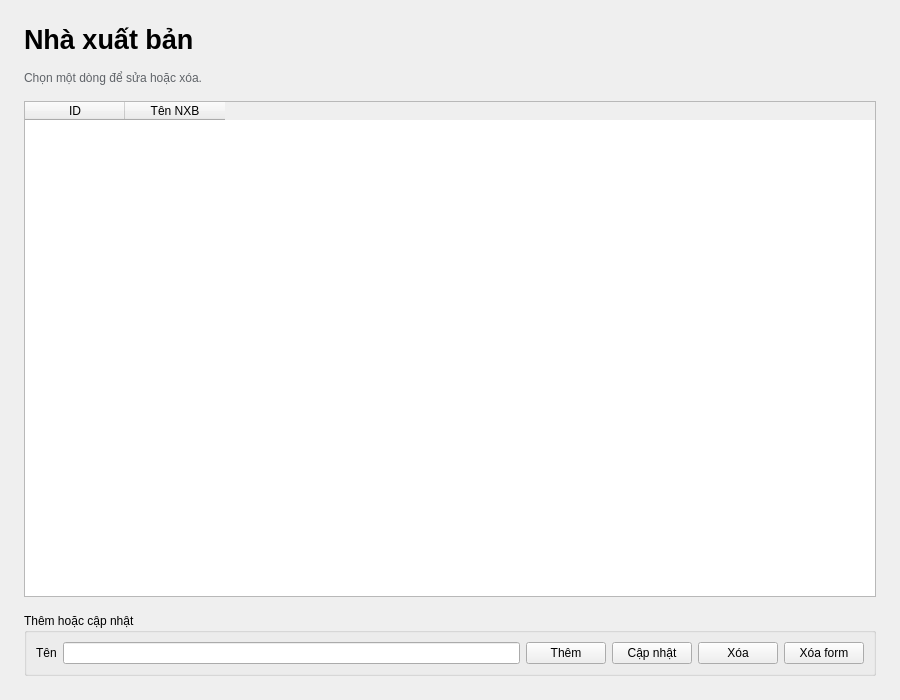
<?xml version="1.0" encoding="UTF-8"?>
<ui version="4.0">
 <class>ScreenPublishers</class>
 <widget class="QWidget" name="ScreenPublishers">
  <property name="geometry">
   <rect>
    <x>0</x>
    <y>0</y>
    <width>900</width>
    <height>700</height>
   </rect>
  </property>
  <layout class="QVBoxLayout" name="verticalLayout_root">
   <property name="spacing">
    <number>16</number>
   </property>
   <property name="leftMargin">
    <number>24</number>
   </property>
   <property name="topMargin">
    <number>24</number>
   </property>
   <property name="rightMargin">
    <number>24</number>
   </property>
   <property name="bottomMargin">
    <number>24</number>
   </property>
   <item>
    <widget class="QLabel" name="label_page_title">
     <property name="font">
      <font>
       <pointsize>20</pointsize>
       <bold>true</bold>
      </font>
     </property>
     <property name="text">
      <string>Nhà xuất bản</string>
     </property>
    </widget>
   </item>
   <item>
    <widget class="QLabel" name="label_page_hint">
     <property name="styleSheet">
      <string notr="true">color: #5f6368;</string>
     </property>
     <property name="text">
      <string>Chọn một dòng để sửa hoặc xóa.</string>
     </property>
    </widget>
   </item>
   <item>
    <widget class="QTableWidget" name="table_publishers">
     <property name="columnCount">
      <number>2</number>
     </property>
     <property name="rowCount">
      <number>0</number>
     </property>
     <property name="selectionBehavior">
      <enum>QAbstractItemView::SelectRows</enum>
     </property>
     <property name="alternatingRowColors">
      <bool>true</bool>
     </property>
     <column>
      <property name="text">
       <string>ID</string>
      </property>
     </column>
     <column>
      <property name="text">
       <string>Tên NXB</string>
      </property>
     </column>
    </widget>
   </item>
   <item>
    <widget class="QGroupBox" name="group_publisher_form">
     <property name="title">
      <string>Thêm hoặc cập nhật</string>
     </property>
     <layout class="QHBoxLayout" name="horizontalLayout_form">
      <item>
       <widget class="QLabel" name="label_publisher_name">
        <property name="text">
         <string>Tên</string>
        </property>
       </widget>
      </item>
      <item>
       <widget class="QLineEdit" name="edit_publisher_name"/>
      </item>
      <item>
       <widget class="QPushButton" name="btn_publisher_add">
        <property name="text">
         <string>Thêm</string>
        </property>
       </widget>
      </item>
      <item>
       <widget class="QPushButton" name="btn_publisher_update">
        <property name="text">
         <string>Cập nhật</string>
        </property>
       </widget>
      </item>
      <item>
       <widget class="QPushButton" name="btn_publisher_delete">
        <property name="text">
         <string>Xóa</string>
        </property>
       </widget>
      </item>
      <item>
       <widget class="QPushButton" name="btn_publisher_clear">
        <property name="text">
         <string>Xóa form</string>
        </property>
       </widget>
      </item>
     </layout>
    </widget>
   </item>
  </layout>
 </widget>
 <resources/>
 <connections/>
</ui>
